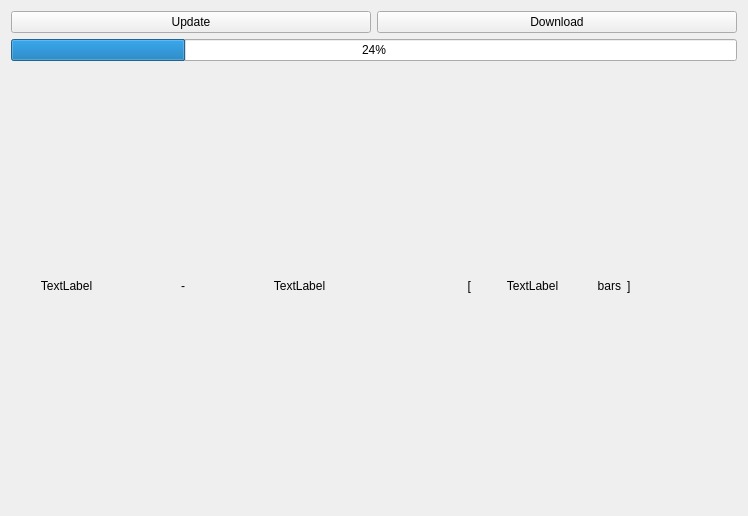
<?xml version="1.0" encoding="UTF-8"?>
<ui version="4.0">
 <class>Form</class>
 <widget class="QWidget" name="Form">
  <property name="geometry">
   <rect>
    <x>0</x>
    <y>0</y>
    <width>748</width>
    <height>516</height>
   </rect>
  </property>
  <property name="windowTitle">
   <string>Form</string>
  </property>
  <layout class="QGridLayout" name="gridLayout_2">
   <item row="0" column="1">
    <widget class="QPushButton" name="downloadButton">
     <property name="sizePolicy">
      <sizepolicy hsizetype="Preferred" vsizetype="Fixed">
       <horstretch>0</horstretch>
       <verstretch>0</verstretch>
      </sizepolicy>
     </property>
     <property name="text">
      <string>Download</string>
     </property>
    </widget>
   </item>
   <item row="0" column="0">
    <widget class="QPushButton" name="updateButton">
     <property name="text">
      <string>Update</string>
     </property>
    </widget>
   </item>
   <item row="1" column="0" colspan="2">
    <widget class="QProgressBar" name="progressBar">
     <property name="value">
      <number>24</number>
     </property>
    </widget>
   </item>
  <item row="2" column="0" colspan="2">
    <layout class="QHBoxLayout" name="horizontalLayout_2">
     <item>
      <widget class="QLabel" name="fromLabel">
       <property name="text">
        <string>TextLabel</string>
       </property>
       <property name="alignment">
        <set>Qt::AlignCenter</set>
       </property>
      </widget>
     </item>
     <item>
      <widget class="QLabel" name="label_2">
       <property name="text">
        <string>-</string>
       </property>
       <property name="alignment">
        <set>Qt::AlignCenter</set>
       </property>
      </widget>
     </item>
     <item>
      <widget class="QLabel" name="toLabel">
       <property name="text">
        <string>TextLabel</string>
       </property>
       <property name="alignment">
        <set>Qt::AlignCenter</set>
       </property>
      </widget>
     </item>
     <item>
      <widget class="QLabel" name="label_4">
       <property name="text">
        <string>[</string>
       </property>
       <property name="alignment">
        <set>Qt::AlignRight|Qt::AlignTrailing|Qt::AlignVCenter</set>
       </property>
      </widget>
     </item>
     <item>
      <widget class="QLabel" name="barCountLabel">
       <property name="sizePolicy">
        <sizepolicy hsizetype="Preferred" vsizetype="Preferred">
         <horstretch>0</horstretch>
         <verstretch>0</verstretch>
        </sizepolicy>
       </property>
       <property name="text">
        <string>TextLabel</string>
       </property>
       <property name="alignment">
        <set>Qt::AlignCenter</set>
       </property>
      </widget>
     </item>
     <item>
      <widget class="QLabel" name="label">
       <property name="sizePolicy">
        <sizepolicy hsizetype="Fixed" vsizetype="Preferred">
         <horstretch>0</horstretch>
         <verstretch>0</verstretch>
        </sizepolicy>
       </property>
       <property name="text">
        <string> bars</string>
       </property>
       <property name="alignment">
        <set>Qt::AlignRight|Qt::AlignTrailing|Qt::AlignVCenter</set>
       </property>
      </widget>
     </item>
     <item>
      <widget class="QLabel" name="label_6">
       <property name="text">
        <string>]</string>
       </property>
      </widget>
     </item>
    </layout>
   </item>
  </layout>
 </widget>
 <resources/>
 <connections/>
</ui>
